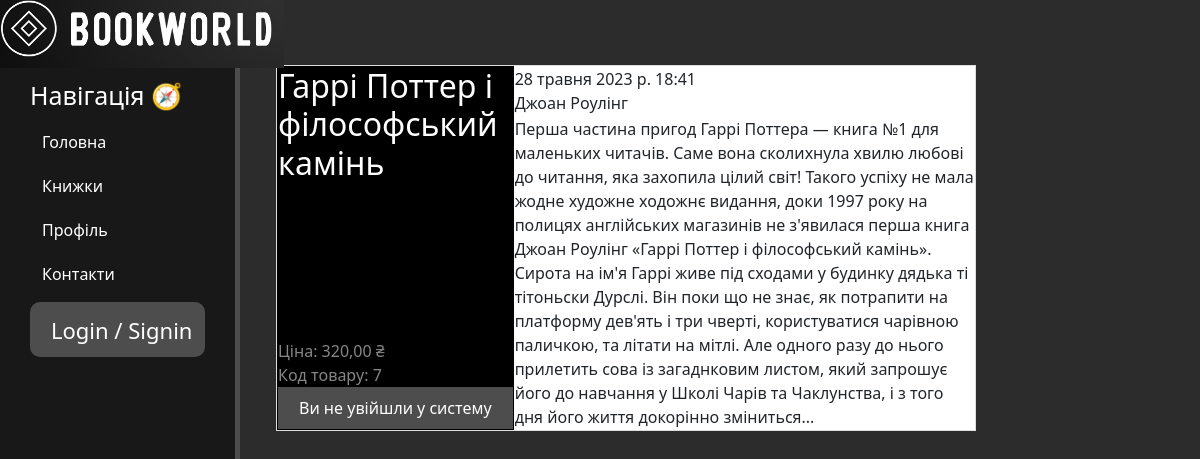
/books/7, run on the app's committed database.
### books/models.py (models this page shows, shortened)
class Bookks(models.Model):
    GENRE_CHOICES = [
        ('fiction', 'Художня література'),
        ('sci-fi', 'Наукова фантастика'),
        ('fantasy', 'Фентезі'),
        ('detective', 'Детектив'),
    ]
    title = models.CharField('Назва', max_length=50)
    genre = models.CharField('Жанр', max_length=50, choices=GENRE_CHOICES)
    author = models.CharField('Автор', max_length=50)
    priсe = models.DecimalField('Ціна', max_digits=10, decimal_places=2)
    full_text = models.TextField('Опис')
    date = models.DateTimeField('Дата публікації')
    class Meta:
        verbose_name = 'Книжка'
        verbose_name_plural = 'Книжки'

### books/views.py (the view)
# urls.py: path("<int:pk>", views.BooksDetailView.as_view(), name='books-detail'),
class BooksDetailView(DetailView):
    model = Bookks
    template_name = 'books/books_view.html'
    context_object_name = 'books'

### books/templates/books/books_view.html (shortened to what this page needs)
{% extends 'money/layout.html' %}
{% block content %}
<div class="content">
    <table>
        <tr>
            <td rowspan="2" style="background: black; color: #ffffff;  vertical-align: top; width: 200px">
                <h2>{{ books.title }}</h2>
            </td>
            <td style="background: white; vertical-align: top; height: 6px">{{ books.date }}<br>{{ books.author }}</td>
        </tr>
        <tr>
            <td rowspan="2" style="background: white; vertical-align: top;">{{ books.full_text }}</td>
        </tr>
        <tr>
            <td style="background: black;  vertical-align: bottom; color: rgb(134,134,134); height: 100px">
                Ціна: {{ books.priсe }} ₴ <br>
                Код товару: {{ books.id }}
                {% include 'books/btn_add.html' %}
            </td>
        </tr>
    </table>
</div>
{% endblock %}

### money/static/money/css/money.css (style rules this page uses)
body { background: #2c2c2c; }
main .content { display: table; width: 700px; margin-bottom: 20px; margin-top: 15px; margin-left: 23%; }

### books/templates/books/books_view.html (style rules this page uses)
table { border-collapse: collapse; border: 1px solid #ddd; border-radius: 10px; min-height: 300px; margin-top: 50px; }
td, th { border: 0; }

### data on the page
Bookks: title "Гаррі Поттер і філософський камінь", date "28 травня 2023 р. 18:41", author "Джоан Роулінг", full_text "Перша частина пригод Гаррі Поттера — книга №1 для маленьких читачів. Саме вона сколихнула хвилю любові до читання, яка захопила цілий світ! Такого успіху не мала жодне художне ходожнє видання, доки 1997 року на полицях англійських магазинів не з'явилася перша книга Джоан Роулінг «Гаррі Поттер і філософський камінь». Сирота на ім'я Гаррі живе під сходами у будинку дядька ті тітоньски Дурслі. Він поки що не знає, як потрапити на платформу дев'ять і три чверті, користуватися чарівною паличкою, та літати на мітлі. Але одного разу до нього прилетить сова із загаднковим листом, який запрошує його до навчання у Школі Чарів та Чаклунства, і з того дня його життя докорінно зміниться...", priсe "320,00", id "7"
